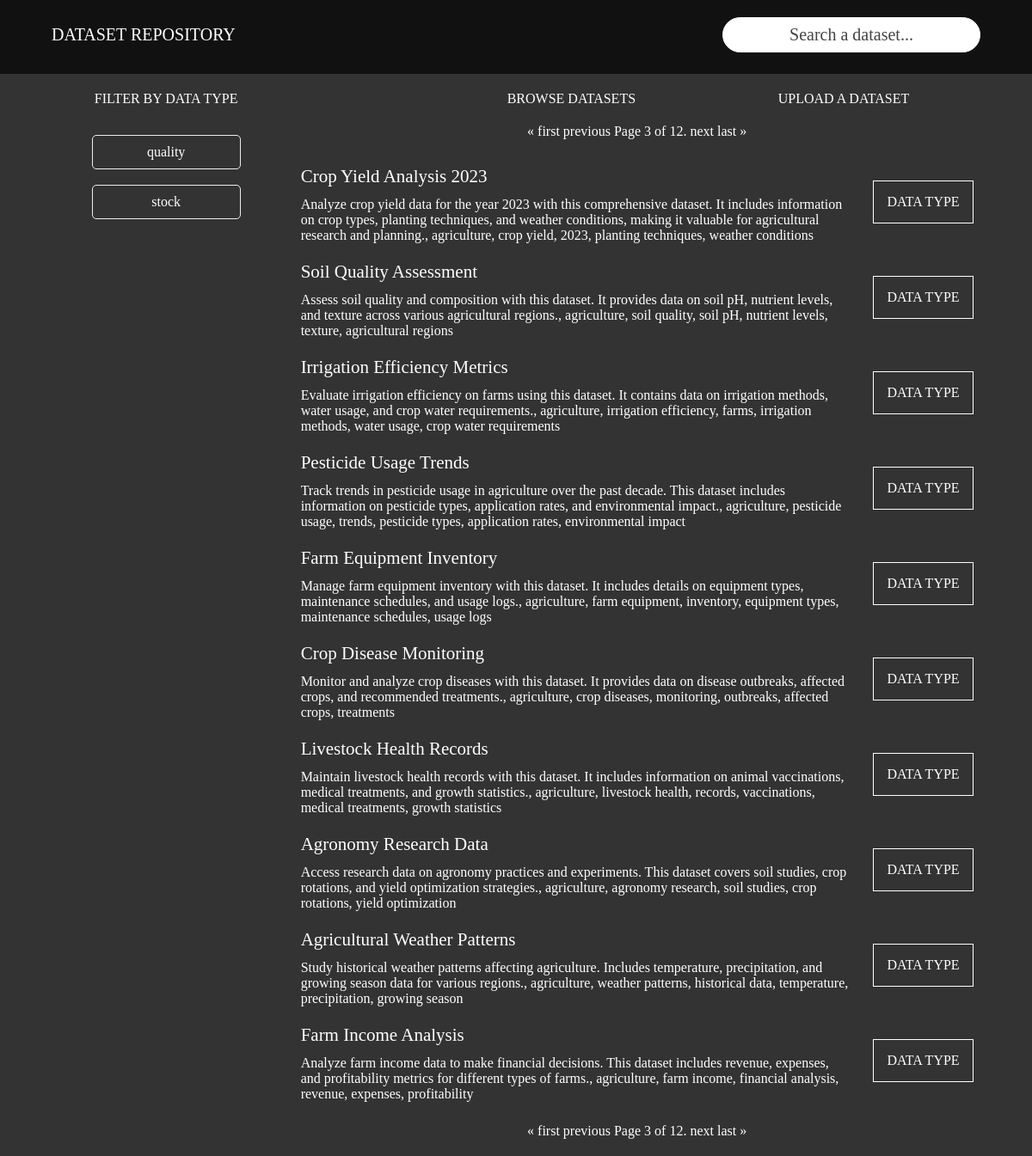
The page /?q=&page=3 on the database its author committed.
### base/models.py (models this page shows, shortened)
class Dataset(models.Model):
  title = models.CharField(_("Title"), max_length=255,)
  overview = models.TextField(_("Overview"), blank=True)

### base/views.py (the view)
# urls.py: path("", views.home, name="home"),
def home(request):
  q = request.GET.get('q', '')
  type_filter = request.GET.get("type", "")
  if type_filter and not q:
    datasets = Dataset.objects.filter(
      Q(title__icontains=type_filter)
    ).order_by("id")
  else:
    datasets = Dataset.objects.filter(
      Q(title__icontains=q) |
      Q(overview__icontains=q) &
      Q(title__icontains=type_filter)
    ).order_by("id")
  datasets_per_page = 10
  paginator = Paginator(datasets, datasets_per_page)
  page_number = request.GET.get('page')
  page = paginator.get_page(page_number)
  return render(request, "base/home.html", {"page" : page, "q" : q, "datasets" : datasets})

### base/templates/base/home.html (shortened to what this page needs)
{% extends "base/default.html" %}
{% block content %}
<main class="main-home">
  <div class="container">
    <div class="filter">
      <div class="filter-text">FILTER BY DATA TYPE</div>
      <div class="types">
          <a class="type" href="{% url 'home' %}?type=quality&q={{q}}">
            <div>quality</div>
          </a>
          <a class="type" href="{% url 'home' %}?type=stock&q={{q}}">
            <div>stock</div>
          </a>
      </div>
    </div>
    <div class="content">
      <div class="browse-upload-text">
        <div class="browse">BROWSE DATASETS</div>
        <div class="upload"><a href="upload/">UPLOAD A DATASET</a></div>
      </div>
      <div class="pagination">
        <span class="step-links">
            {% if page.has_previous %}
                <a href="?q={{ q }}&page=1">&laquo; first</a>
                <a href="?q={{ q }}&page={{ page.previous_page_number }}">previous</a>
            {% endif %}
            <span class="current-page">Page {{ page.number }} of {{ page.paginator.num_pages }}.</span>
            {% if page.has_next %}
                <a href="?q={{ q }}&page={{ page.next_page_number }}">next</a>
                <a href="?q={{ q }}&page={{ page.paginator.num_pages }}">last &raquo;</a>
            {% endif %}
        </span>
      </div>
      {% for dataset in page %}
        <div class="datasetss">
          <div class="data">
            <div class="title"><a href="/dataset/{{ dataset.id }}"> {{ dataset.title }}</a></div>
            <div class="overview">{{ dataset.overview }}</div>
          </div>
          <div class="datatype">
            DATA TYPE
          </div>
        </div>
      {% endfor %}
      <div class="pagination">
        <span class="step-links">
            {% if page.has_previous %}
                <a href="?q={{ q }}&page=1">&laquo; first</a>
                <a href="?q={{ q }}&page={{ page.previous_page_number }}">previous</a>
            {% endif %}
            <span class="current-page">Page {{ page.number }} of {{ page.paginator.num_pages }}.</span>
            {% if page.has_next %}
                <a href="?q={{ q }}&page={{ page.next_page_number }}">next</a>
                <a href="?q={{ q }}&page={{ page.paginator.num_pages }}">last &raquo;</a>
            {% endif %}
        </span>
      </div>
    </div>
  </div>
</main>
{% endblock content %}

### base/static/base/style.css (style rules this page uses)
body { background-color: #333; color: white; }
main { margin: auto 0px; }
.container { display: flex; margin: 0px auto; width: 90%; }
.filter { flex: 1; }
.content { flex: 3; }
.content .browse-upload-text { display: flex; justify-content: space-around; }
.container .filter { margin: 0px auto; margin-right: 15px ; }
.filter .filter-text { text-align: center; }
.content .browse { text-align: center; }
.content .datasetss { display: flex; gap: 10px; margin-bottom: 5px; justify-content: space-around; align-items: center; }
.filter .types { margin-top: 15px; display: flex; flex-direction: column; align-items: center; }
.filter .types > * { width: 65%; text-align: center; border: .1px solid #eee; border-radius: 5px; padding: 10px ; margin-top: 18px; }
.pagination { text-align: center; margin: 20px 0px; }
.datatype { text-align: center; border: 1px solid white; padding: 15px; }
.data { width: 80%; padding-bottom: 5px; }
.data .title { font-size: 21px; margin: 11px 0px; }

### rows shown on the page
Dataset: title "Crop Yield Analysis 2023", overview "Analyze crop yield data for the year 2023 with this comprehensive dataset. It includes information on crop types, planting techniques, and weather conditions, making it valuable for agricultural research and planning., agriculture, crop yield, 2023, planting techniques, weather conditions"
Dataset: title "Soil Quality Assessment", overview "Assess soil quality and composition with this dataset. It provides data on soil pH, nutrient levels, and texture across various agricultural regions., agriculture, soil quality, soil pH, nutrient levels, texture, agricultural regions"
Dataset: title "Irrigation Efficiency Metrics", overview "Evaluate irrigation efficiency on farms using this dataset. It contains data on irrigation methods, water usage, and crop water requirements., agriculture, irrigation efficiency, farms, irrigation methods, water usage, crop water requirements"
Dataset: title "Pesticide Usage Trends", overview "Track trends in pesticide usage in agriculture over the past decade. This dataset includes information on pesticide types, application rates, and environmental impact., agriculture, pesticide usage, trends, pesticide types, application rates, environmental impact"
Dataset: title "Farm Equipment Inventory", overview "Manage farm equipment inventory with this dataset. It includes details on equipment types, maintenance schedules, and usage logs., agriculture, farm equipment, inventory, equipment types, maintenance schedules, usage logs"
Dataset: title "Crop Disease Monitoring", overview "Monitor and analyze crop diseases with this dataset. It provides data on disease outbreaks, affected crops, and recommended treatments., agriculture, crop diseases, monitoring, outbreaks, affected crops, treatments"
Dataset: title "Livestock Health Records", overview "Maintain livestock health records with this dataset. It includes information on animal vaccinations, medical treatments, and growth statistics., agriculture, livestock health, records, vaccinations, medical treatments, growth statistics"
Dataset: title "Agronomy Research Data", overview "Access research data on agronomy practices and experiments. This dataset covers soil studies, crop rotations, and yield optimization strategies., agriculture, agronomy research, soil studies, crop rotations, yield optimization"
Dataset: title "Agricultural Weather Patterns", overview "Study historical weather patterns affecting agriculture. Includes temperature, precipitation, and growing season data for various regions., agriculture, weather patterns, historical data, temperature, precipitation, growing season"
Dataset: title "Farm Income Analysis", overview "Analyze farm income data to make financial decisions. This dataset includes revenue, expenses, and profitability metrics for different types of farms., agriculture, farm income, financial analysis, revenue, expenses, profitability"

### other values the page prints
{{ page.number }} "3"
{{ page.paginator.num_pages }} "12"
